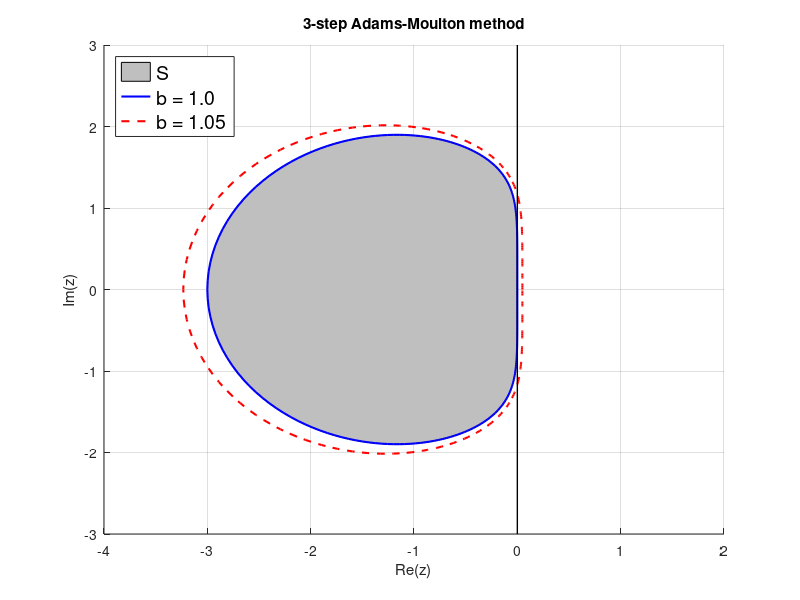
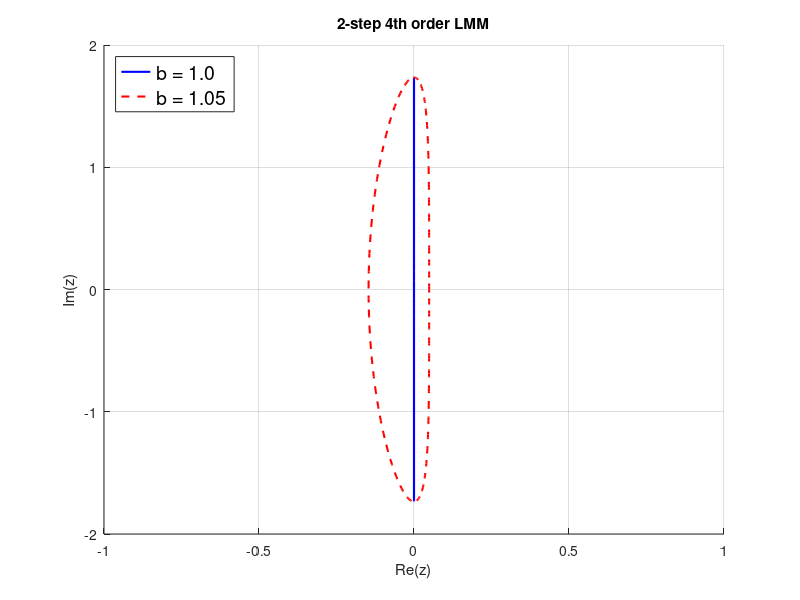
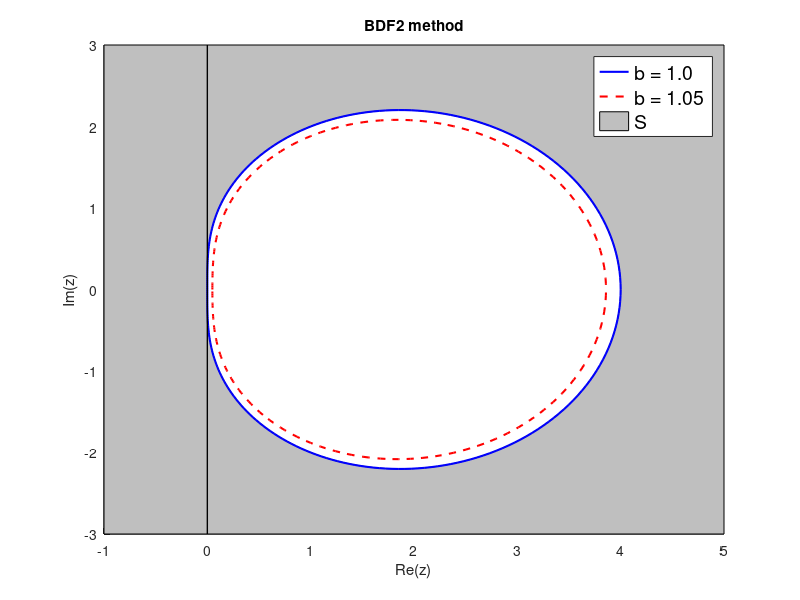
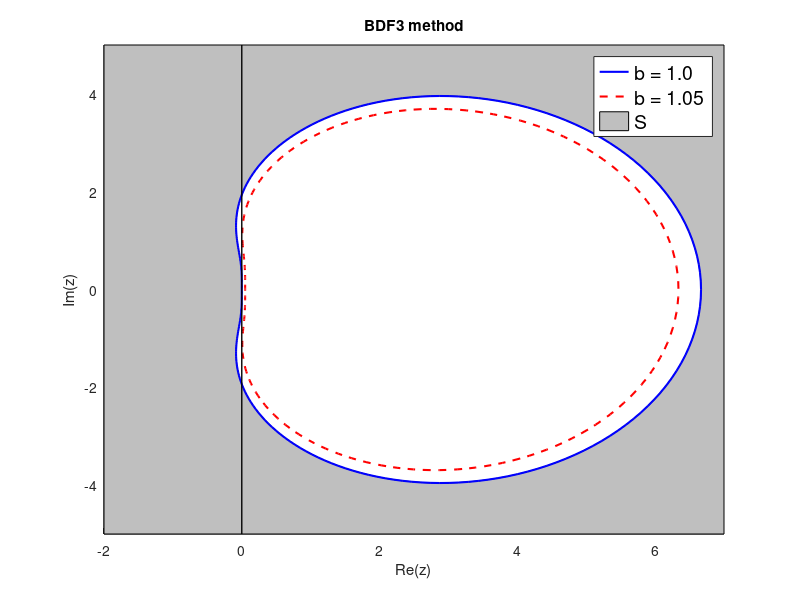

The MATLAB script that drew these images, in order:
 clc; clear all; close all;
 
 n = 256; %used in example code
 b = 1.05;
 theta = [0:n]/n*2*pi;
 xi = exp(sqrt(-1)*theta);
 
 %Plot for 3-step Adams-Moulton method
 rho_1 = @(xi) xi.^3 - xi.^2;
 sigma_1 = @(xi) (3/8).*(xi).^3 + (19/24).*(xi).^2 - (5/24).*(xi) + (1/24);
 
 figure(1)
 hold on; grid on;
 xlim([-4,2]);
 ylim([-3,3]);
 
 z1 = rho_1(xi)./sigma_1(xi);
 x1 = real(z1);
 y1 = imag(z1);
 
 z1_b = rho_1(b*xi)./sigma_1(b*xi);
 x1_b = real(z1_b);
 y1_b = imag(z1_b);
 
 fill(x1,y1,0.75*[1,1,1])
 
 h1 = plot(x1,y1, 'b-', 'linewidth',1.5);
 h1_b = plot(x1_b, y1_b, 'r--','linewidth',1.5);
 
 plot([0,0], [-3,3],'-k','linewidth',1);
 
 title('3-step Adams-Moulton method')
 xlabel('Re(z)')
 ylabel('Im(z)')
 legend('S','b = 1.0', 'b = 1.05', 'location','northwest','fontsize',14)
 
 %Plot for LMM from assignment 3
 figure (2)
 rho_2 = @(xi) xi.^2 - 1;
 sigma_2 = @(xi) (1/3).*(xi).^2 + (4/3).*(xi) + (1/3);
 hold on; grid on;
 xlim([-1,1]);
 ylim([-2,2]);
 
 z2 = rho_2(xi)./sigma_2(xi);
 x2 = real(z2);
 y2 = imag(z2);
 
 z2_b = rho_2(b*xi)./sigma_2(b*xi);
 x2_b = real(z2_b);
 y2_b = imag(z2_b);
 
 h2 = plot(x2,y2, 'b-', 'linewidth',1.5);
 h2_b = plot(x2_b, y2_b, 'r--', 'linewidth',1.5);

 title('2-step 4th order LMM')
 xlabel('Re(z)')
 ylabel('Im(z)')
 legend('b = 1.0', 'b = 1.05', 'location','northwest','fontsize',14)
 
 %Plot for BDF 2
 figure(3)
 rho_3 = @(xi) (3/2).*(xi).^2 - 2.*xi + (1/2);
 sigma_3 = @(xi) xi.^2;
 hold on; grid on;
 xlim([-1,5]);
 ylim([-3,3]); 
 
 z3 = rho_3(xi)./sigma_3(xi);
 x3 = real(z3);
 y3 = imag(z3);
 
 z3_b = rho_3(b*xi)./sigma_3(b*xi);
 x3_b = real(z3_b);
 y3_b = imag(z3_b);
 
 bdf_fill = fill([-1,-1,5,5], [-3,3,3,-3], 0.75*[1,1,1]);
 fill(x3,y3,[1,1,1]);
 h3 = plot(x3,y3, 'b-', 'linewidth',1.5);
 h3_b = plot(x3_b, y3_b, 'r--', 'linewidth',1.5);
 
 plot([0,0], [-3,3],'-k','linewidth',1);
 
 title('BDF2 method')
 xlabel('Re(z)')
 ylabel('Im(z)')
 legend([h3,h3_b,bdf_fill],'b = 1.0', 'b = 1.05', 'S', 'location','northeast','fontsize',14)
 
 %Plot for BDF 3
 figure(4)
 rho_4 =@(xi) (11/6).*(xi).^3 - 3.*(xi).^2 + (3/2).*(xi) - (1/3);
 sigma_4 = @(xi) xi.^3;
 hold on; grid on;
 xlim([-2,7]);
 ylim([-5,5]);
 
 z4 = rho_4(xi)./sigma_4(xi);
 x4 = real(z4);
 y4 = imag(z4);
 
 z4_b = rho_4(b*xi)./sigma_4(b*xi);
 x4_b = real(z4_b);
 y4_b = imag(z4_b);
 
 bdf_fill = fill([-2,-2,7,7],[-5,5,5,-5],0.75*[1,1,1]);
 fill(x4,y4,[1,1,1]);
 h4 = plot(x4,y4, 'b-', 'linewidth',1.5);
 h4_b = plot(x4_b, y4_b, 'r--', 'linewidth',1.5);
 
 plot([0,0], [-5,5],'-k','linewidth',1);
 
 title('BDF3 method')
 xlabel('Re(z)')
 ylabel('Im(z)')
 legend([h4,h4_b,bdf_fill],'b = 1.0', 'b = 1.05','S', 'location','northeast','fontsize',14)
